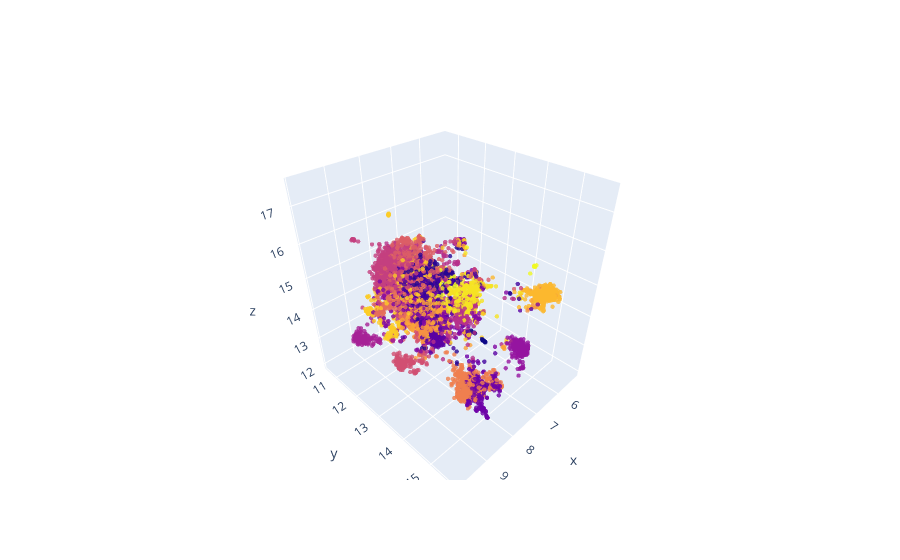

The notebook cell saved with this chart:
### Code cell
# 3D Figure
fig = go.Figure(data=[
    go.Scatter3d(
        x=embeddings_umap[:, 0], y=embeddings_umap[:, 1], z=embeddings_umap[:, 2],
        mode="markers",
        marker=dict(
            size=1.5,
            opacity=0.8,
            color=labels
        )
    )
])

fig.show()

### Figure 1 — Plotly figure (JSON) as saved in the notebook; plotly's stock layout.template omitted (floating-point values rounded to 4 significant figures; data arrays with more than 128 entries replaced by an {"elided": "..."} marker saying what was removed)
{"data": [{"marker": {"color": {"elided": "6206 int values"}, "opacity": 0.8, "size": 1.5}, "mode": "markers", "type": "scatter3d", "x": {"elided": "6206 float values"}, "y": {"elided": "6206 float values"}, "z": {"elided": "6206 float values"}}], "layout": {}}
